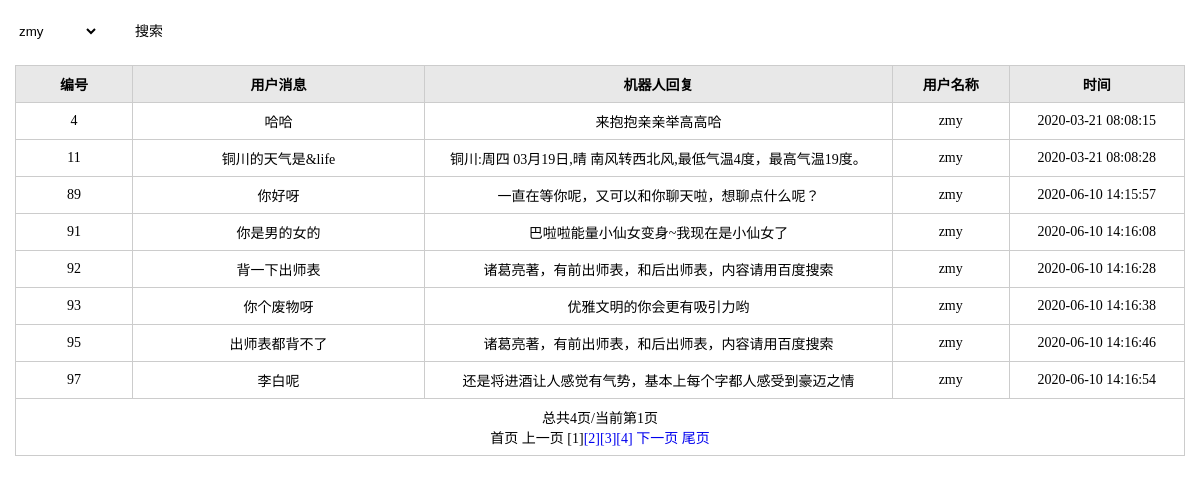
The page /admin/listOrder.php?disId=3 on the database its author committed.
### tables this page shows
CREATE TABLE `usr_message` (
  `m_id` int(5) NOT NULL,
  `message` varchar(200) DEFAULT NULL,
  `bot_message` varchar(200) DEFAULT NULL,
  `user_id` int(11) NOT NULL,
  `update_time` timestamp NOT NULL DEFAULT CURRENT_TIMESTAMP ON UPDATE CURRENT_TIMESTAMP
);

CREATE TABLE `user` (
  `id` int(11) NOT NULL,
  `user_name` varchar(255) DEFAULT NULL COMMENT '用户名',
  `pass_word` varchar(255) DEFAULT NULL,
  `phone` varchar(255) DEFAULT NULL
);

### admin/lib/mysql.func.php (called while the page is built, shortened)
<?php
function fetchAll($sql,$link){
	$result=mysqli_query($link,$sql);
	while(@$row=mysqli_fetch_assoc($result)){
		$rows[]=$row;
	}
	return $rows;
}
function getResultNum($sql,$link){
	$result=mysqli_query($link,$sql);
	return mysqli_num_rows($result);
}

### admin/listOrder.php (the view, shortened to what this page needs)
<?php
require_once 'include.php';
$link = mysqli_connect(HOST, USERNAME, PASSWORD, DB);
mysqli_set_charset($link, DB_CHARSET);
@$disId = $_REQUEST['disId'];
if($_REQUEST['disId']){
    $disId = $_REQUEST['disId'];
}
if ($disId){
    $sql="select * from usr_message where user_id='$disId'";
} else {
    $sql="select * from usr_message";
}
$totalRows=getResultNum($sql, $link);
$pageSize=8;
$totalPage=ceil($totalRows/$pageSize);
@$page=$_REQUEST['page']?(int)$_REQUEST['page']:1;
$offset=($page-1)*$pageSize;
if ($disId){
    $sql="select m_id,message,bot_message,user_name,update_time from usr_message inner join user  on usr_message.user_id = user.id where usr_message.user_id='$disId' limit $offset,$pageSize";
} else{
    $sql="select m_id,message,bot_message,user_name,update_time from usr_message inner join user  on usr_message.user_id = user.id limit $offset,$pageSize";
}
$rows=fetchAll($sql, $link);
?>
<!doctype html>
<html>
<head>
<link rel="stylesheet" href="styles/backstage.css">
</head>
<body>
<div class="">
<div class="details">
        <div class="details_operation clearfix">
            <div class="">
                <select name="disId" id="searchSelect">
                <?php
                $sql = "select * from user";
                $disRes = fetchAll($sql, $link);
                foreach ($disRes as $disres){
                    if ($disres['id']==$disId){
                ?>
                        <option value="<?php echo $disres['id'];?>" selected><?php echo $disres['user_name'];?></option>
              <?php }else{ ?>
                        <option value="<?php echo $disres['id'];?>"><?php echo $disres['user_name'];?></option>
              <?php      }
                }?>
                </select>
                <input type="button" value="搜索" class="add" onclick="Getvaule()";>
            </div>
        </div>
        <table class="table" cellspacing="0" cellpadding="0">
            <thead>
                <tr>
                    <th width="10%">编号</th>
                    <th width="25%">用户消息</th>
                    <th width="40%">机器人回复</th>
                    <th width="10%">用户名称</th>
                    <th width="15%">时间</th>
                </tr>
            </thead>
            <tbody>
                <?php
                foreach ($rows as $row){
                ?>
                <tr>
                    <td><?php echo $row['m_id'];?></td>
                    <td><?php echo $row['message'];?></td>
                    <td><?php echo $row['bot_message'];?></td>
                    <td><?php echo $row['user_name'];?></td>
                    <td><?php echo $row['update_time'];?></td>
                </tr>
                <?php
                }
                ?>
                <tr>
                	<td colspan='5'><?php echo showPage($page,$totalPage,'disId='.$_GET['disId'],$step="&nbsp");?></td>
                </tr>
            </tbody>
        </table>
    </div>
</body>
</html>

### admin/styles/backstage.css (style rules this page uses)
* { margin: 0;padding: 0; }
input,select,textarea { outline: none;border: none; background: none; }
.clearfix:after, .clearfix:before { content: ""; display: table; }
.clearfix:after { clear: both; }
.clearfix { zoom:1; }
.details_operation { margin-bottom: 20px; }
.details { padding: 15px; font-family: "微软雅黑"; }
.add { width: 92px; height: 30px; font-family: "微软雅黑"; font-size: 14px; }
.table { border-collapse: collapse; width: 100%; font-size: 14px;text-align:center; }
.table th { background-color: #E8E8E8; }
.table th, .table td { border: solid 1px #ccc; padding: 8px; }

### rows shown on the page
usr_message: m_id "4", message "哈哈", bot_message "来抱抱亲亲举高高哈", user.user_name "zmy", update_time "2020-03-21 08:08:15"
usr_message: m_id "11", message "铜川的天气是&life", bot_message "铜川:周四 03月19日,晴 南风转西北风,最低气温4度，最高气温19度。", user.user_name "zmy", update_time "2020-03-21 08:08:28"
usr_message: m_id "89", message "你好呀", bot_message "一直在等你呢，又可以和你聊天啦，想聊点什么呢？", user.user_name "zmy", update_time "2020-06-10 14:15:57"
usr_message: m_id "91", message "你是男的女的", bot_message "巴啦啦能量小仙女变身~我现在是小仙女了", user.user_name "zmy", update_time "2020-06-10 14:16:08"
usr_message: m_id "92", message "背一下出师表", bot_message "诸葛亮著，有前出师表，和后出师表，内容请用百度搜索", user.user_name "zmy", update_time "2020-06-10 14:16:28"
usr_message: m_id "93", message "你个废物呀", bot_message "优雅文明的你会更有吸引力哟", user.user_name "zmy", update_time "2020-06-10 14:16:38"
usr_message: m_id "95", message "出师表都背不了", bot_message "诸葛亮著，有前出师表，和后出师表，内容请用百度搜索", user.user_name "zmy", update_time "2020-06-10 14:16:46"
usr_message: m_id "97", message "李白呢", bot_message "还是将进酒让人感觉有气势，基本上每个字都人感受到豪迈之情", user.user_name "zmy", update_time "2020-06-10 14:16:54"

### other values the page prints
$str "总共4页/当前第1页"
form field disId "zmy"
